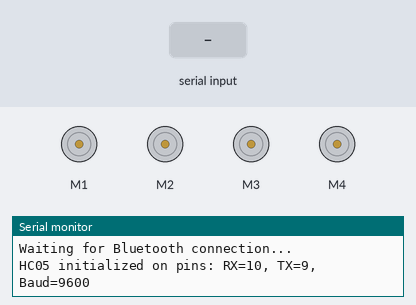
Bench run of a sketch on a simulated Arduino Uno, built with avr-gcc and run on an emulated ATmega328P. Shown: 4 × DC motor (green arrow = forward, orange = backward, longer = faster), the last lines printed to the serial monitor. Inputs (shaded band) come from the test bench.

Above: at 1.2 s.
1.3 s: "F" received over the second serial link
At 1.8 s:
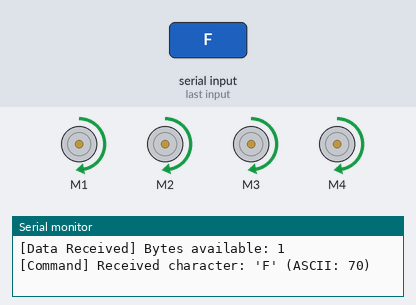
2.8 s: "B" received over the second serial link
At 4.0 s:
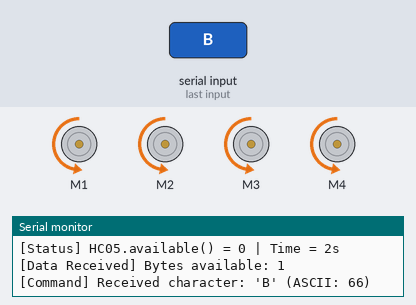
4.3 s: "R" received over the second serial link
At 5.3 s:
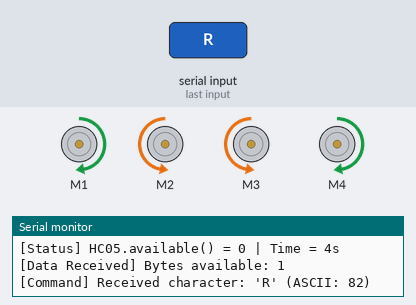
5.8 s: "L" received over the second serial link
At 6.4 s:
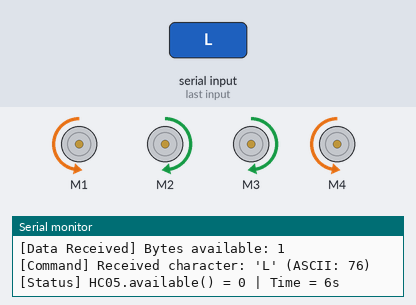
7.3 s: "1" received over the second serial link
At 8.8 s:
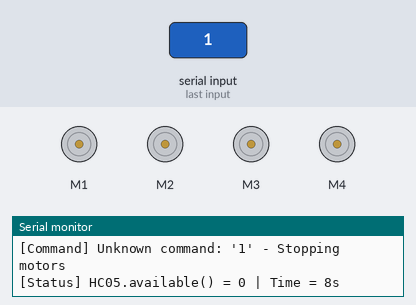
Timing chart, 0 to 9.8 s (numbered marks = the images above; inputs shaded):
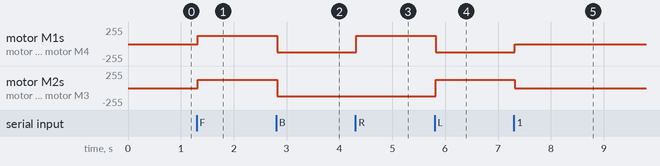

Measured:
- after the input at 1.3 s, motor M1–4: stopped → forward 127/255 at once
- after the input at 2.8 s, motor M1–4: forward 127/255 → backward 127/255 at once
- after the input at 4.3 s, motor M1, motor M4: backward 127/255 → forward 127/255 at once
- after the input at 5.8 s, motor M1, motor M4: forward 127/255 → backward 127/255 at once; motor M2, motor M3: backward 127/255 → forward 127/255 at once
- after the input at 7.3 s, motor M1, motor M4: backward 127/255 → stopped at once; motor M2, motor M3: forward 127/255 → stopped at once

The sketch:

Bluetooth_controls.ino
```cpp
//first , you need to insstall the motor driver for L293D motor driver
// Go to Sketch-> Include Librabry-> Manage Library-> Search for Adafruit Motor Shield V1
// SoftwareSerial is included automatically with the Arduino IDE
#include <AFMotor.h>
#include <SoftwareSerial.h>

// setSpeed() function reference:
// - Range: 0 to 255 (8-bit PWM value)
// - 0 = 0% duty cycle (motor off/stopped)
// - 255 = 100% duty cycle (full speed/maximum power)
// - Values in between set proportional speed (e.g., 127 ≈ 50% speed)
// - Uses Pulse Width Modulation (PWM) to control motor power
// Reference: https://github.com/adafruit/Adafruit-Motor-Shield-library

SoftwareSerial HC05(10, 9); // RX, TX

//initial motors pin
AF_DCMotor motor1(1); // back left
AF_DCMotor motor2(2); // back right
AF_DCMotor motor3(3); // front right
AF_DCMotor motor4(4); // front left

char command;
unsigned long lastStatusTime = 0;
const unsigned long STATUS_INTERVAL = 2000; // Print status every 2 seconds

void setup()
{
  Serial.begin(9600);  // Initialize Serial for debugging
  HC05.begin(9600);  //Set the baud rate to your Bluetooth module.

  Serial.println("=== Bluetooth Motor Control Started ===");
  Serial.println("Waiting for Bluetooth connection...");
  Serial.print("HC05 initialized on pins: RX=10, TX=9, Baud=9600");
  Serial.println();
}

void loop() {
  // Periodic status logging (every 2 seconds)
  unsigned long currentTime = millis();
  if (currentTime - lastStatusTime >= STATUS_INTERVAL) {
    int availableBytes = HC05.available();
    Serial.print("[Status] HC05.available() = ");
    Serial.print(availableBytes);
    Serial.print(" | Time = ");
    Serial.print(currentTime / 1000);
    Serial.println("s");
    lastStatusTime = currentTime;
  }

  // Check for incoming data
  int availableBytes = HC05.available();
  if (availableBytes > 0) {
    Serial.print("[Data Received] Bytes available: ");
    Serial.println(availableBytes);

    command = HC05.read();
    Serial.print("[Command] Received character: '");
    Serial.print(command);
    Serial.print("' (ASCII: ");
    Serial.print((int)command);
    Serial.println(")");

    Stop(); //initialize with motors stoped
    if (command == 'F') {
      forward();
    } else if (command == 'B') {
      back();
    } else if (command == 'R') {
      right();
    } else if (command == 'L') {
      left();
    } else {
      Serial.print("[Command] Unknown command: '");
      Serial.print(command);
      Serial.println("' - Stopping motors");
      Stop();
    }
  }
}


void forward()
{
  // setSpeed(127): 127/255 ≈ 50% speed (half speed)
  motor1.setSpeed(127); // back left - forward
  motor1.run(FORWARD);
  motor2.setSpeed(127); // back right - forward
  motor2.run(FORWARD);
  motor3.setSpeed(127); // front right - forward
  motor3.run(FORWARD);
  motor4.setSpeed(127); // front left - forward
  motor4.run(FORWARD);
}

void back()
{
  // setSpeed(127): 127/255 ≈ 50% speed (half speed)
  motor1.setSpeed(127); // back left - backward
  motor1.run(BACKWARD);
  motor2.setSpeed(127); // back right - backward
  motor2.run(BACKWARD);
  motor3.setSpeed(127); // front right - backward
  motor3.run(BACKWARD);
  motor4.setSpeed(127); // front left - backward
  motor4.run(BACKWARD);
}

void left()
{
  // Tank turn left: left side backward, right side forward
  // setSpeed(127): 127/255 ≈ 50% speed (half speed)
  motor1.setSpeed(127); // back left - backward
  motor1.run(BACKWARD);
  motor2.setSpeed(127); // back right - forward
  motor2.run(FORWARD);
  motor3.setSpeed(127); // front right - forward
  motor3.run(FORWARD);
  motor4.setSpeed(127); // front left - backward
  motor4.run(BACKWARD);
}

void right()
{
  // Tank turn right: left side forward, right side backward
  // setSpeed(127): 127/255 ≈ 50% speed (half speed)
  motor1.setSpeed(127); // back left - forward
  motor1.run(FORWARD);
  motor2.setSpeed(127); // back right - backward
  motor2.run(BACKWARD);
  motor3.setSpeed(127); // front right - backward
  motor3.run(BACKWARD);
  motor4.setSpeed(127); // front left - forward
  motor4.run(FORWARD);
}

void Stop()
{
  // setSpeed(0): 0 = motor off (0% duty cycle)
  motor1.setSpeed(0);  // back left - stop
  motor1.run(RELEASE);
  motor2.setSpeed(0);  // back right - stop
  motor2.run(RELEASE);
  motor3.setSpeed(0);  // front right - stop
  motor3.run(RELEASE);
  motor4.setSpeed(0);  // front left - stop
  motor4.run(RELEASE);
}
```
